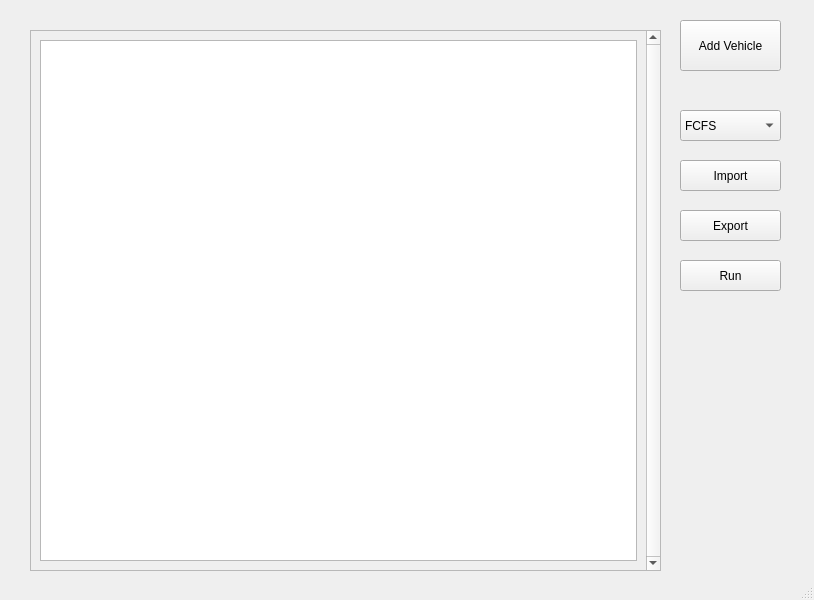
<?xml version="1.0" encoding="UTF-8"?>
<ui version="4.0">
 <class>MainWindow</class>
 <widget class="QMainWindow" name="MainWindow">
  <property name="geometry">
   <rect>
    <x>0</x>
    <y>0</y>
    <width>814</width>
    <height>600</height>
   </rect>
  </property>
  <property name="windowTitle">
   <string>MainWindow</string>
  </property>
  <widget class="QWidget" name="centralwidget">
   <widget class="QPushButton" name="addVehicleButton">
    <property name="geometry">
     <rect>
      <x>680</x>
      <y>20</y>
      <width>101</width>
      <height>51</height>
     </rect>
    </property>
    <property name="text">
     <string>Add Vehicle</string>
    </property>
   </widget>
   <widget class="QComboBox" name="strategyComboBox">
    <property name="geometry">
     <rect>
      <x>680</x>
      <y>110</y>
      <width>101</width>
      <height>31</height>
     </rect>
    </property>
    <item>
     <property name="text">
      <string>FCFS</string>
     </property>
    </item>
    <item>
     <property name="text">
      <string>EDF</string>
     </property>
    </item>
    <item>
     <property name="text">
      <string>RR</string>
     </property>
    </item>
   </widget>
   <widget class="QPushButton" name="importPushButton">
    <property name="geometry">
     <rect>
      <x>680</x>
      <y>160</y>
      <width>101</width>
      <height>31</height>
     </rect>
    </property>
    <property name="text">
     <string>Import</string>
    </property>
   </widget>
   <widget class="QPushButton" name="exportPushButton">
    <property name="geometry">
     <rect>
      <x>680</x>
      <y>210</y>
      <width>101</width>
      <height>31</height>
     </rect>
    </property>
    <property name="text">
     <string>Export</string>
    </property>
   </widget>
   <widget class="QPushButton" name="runPushButton">
    <property name="geometry">
     <rect>
      <x>680</x>
      <y>260</y>
      <width>101</width>
      <height>31</height>
     </rect>
    </property>
    <property name="text">
     <string>Run</string>
    </property>
   </widget>
   <widget class="QScrollArea" name="scrollArea">
    <property name="geometry">
     <rect>
      <x>30</x>
      <y>30</y>
      <width>631</width>
      <height>541</height>
     </rect>
    </property>
    <property name="sizePolicy">
     <sizepolicy hsizetype="Expanding" vsizetype="Expanding">
      <horstretch>0</horstretch>
      <verstretch>0</verstretch>
     </sizepolicy>
    </property>
    <property name="sizeIncrement">
     <size>
      <width>0</width>
      <height>200</height>
     </size>
    </property>
    <property name="frameShadow">
     <enum>QFrame::Plain</enum>
    </property>
    <property name="verticalScrollBarPolicy">
     <enum>Qt::ScrollBarAlwaysOn</enum>
    </property>
    <property name="sizeAdjustPolicy">
     <enum>QAbstractScrollArea::AdjustToContents</enum>
    </property>
    <property name="widgetResizable">
     <bool>true</bool>
    </property>
    <widget class="QWidget" name="scrollAreaWidgetContents">
     <property name="geometry">
      <rect>
       <x>0</x>
       <y>0</y>
       <width>612</width>
       <height>539</height>
      </rect>
     </property>
     <property name="sizePolicy">
      <sizepolicy hsizetype="Expanding" vsizetype="Expanding">
       <horstretch>250</horstretch>
       <verstretch>250</verstretch>
      </sizepolicy>
     </property>
     <property name="sizeIncrement">
      <size>
       <width>100</width>
       <height>200</height>
      </size>
     </property>
     <layout class="QVBoxLayout" name="verticalLayout">
      <property name="sizeConstraint">
       <enum>QLayout::SetNoConstraint</enum>
      </property>
      <item>
       <widget class="QListView" name="listView"/>
      </item>
     </layout>
    </widget>
   </widget>
  </widget>
  <widget class="QStatusBar" name="statusbar"/>
 </widget>
 <resources/>
 <connections/>
</ui>
